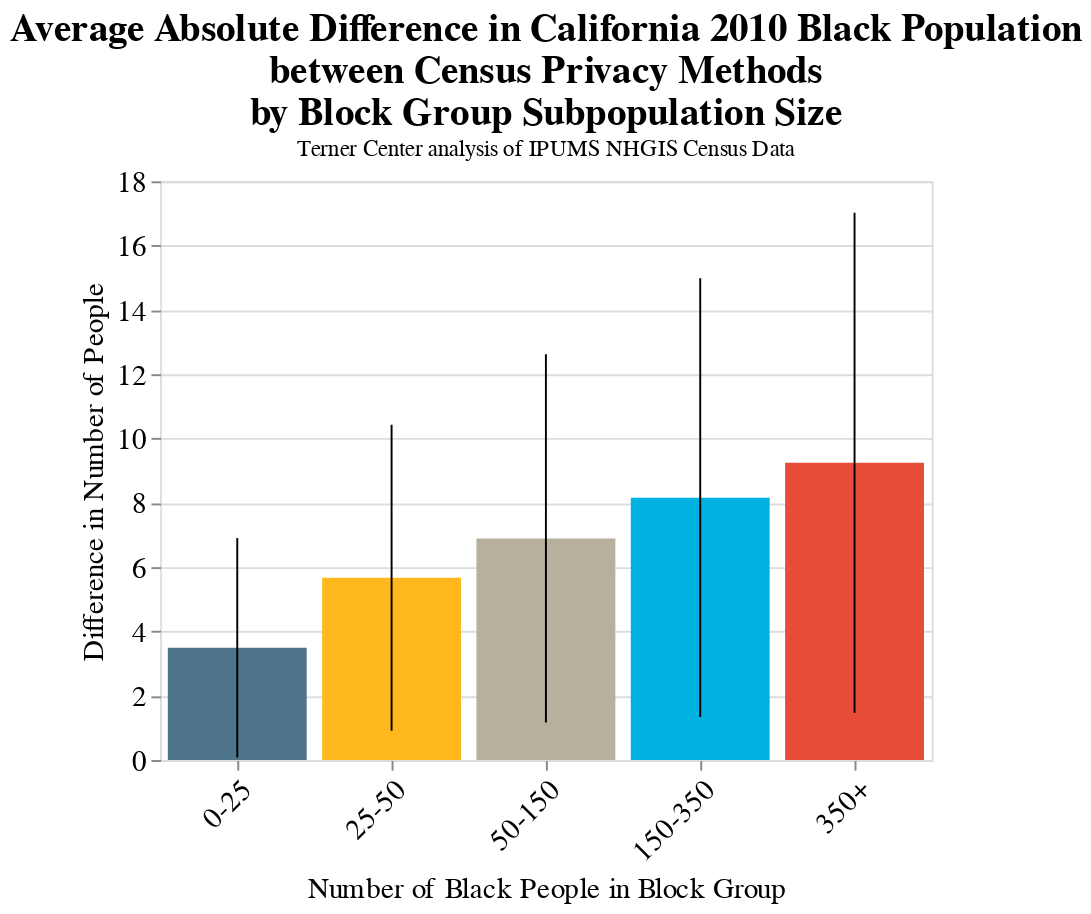

Source (notebook cell):
### Code cell
#figure 3


bars = alt.Chart(black_percent_change).mark_bar().encode(
    alt.X('Population Bins:O',title="Number of Black People in Block Group", sort=['0-25', '25-50', '50-150', "150-250","250+"],axis=alt.Axis( labelAngle=-45)),
    alt.Y('total_difference_absolute_value mean',title="Difference in Number of People"),color=alt.Color('Population Bins:O',title="",legend=None,scale=alt.Scale(domain=['0-25', 
    '25-50', '50-150', "150-350","350+"],range=["#4E748B","#FFB81D","#B7B09D","#00B3E3","#E74C39"])))


error_bars = alt.Chart(black_percent_change).mark_rule(color="#000000").encode(
    alt.X('Population Bins:O',title="Number of Black People in Block Group", sort=['0-25', '25-50', '50-150', "150-250","250+"]),
    y='lower_bound_total_value',
    y2='upper_bound_total_value')

layer = alt.layer(bars,error_bars).properties(
    title={
      "text": ["Average Absolute Difference in California 2010 Black Population",
               "between Census Privacy Methods"," by Block Group Subpopulation Size"],
    "subtitle":["Terner Center analysis of IPUMS NHGIS Census Data"]}).configure_title(fontSize=20,anchor="middle",font="Georgia").configure_legend(direction="vertical",labelLimit= 0,titleLimit=0,titleFontSize=18,
labelFontSize=20,labelFont="Georgia",titleFont="Georgia",orient="bottom").configure_axis(domain=False,labelFont='Georgia',titleFont='Georgia',titleFontWeight="normal",labelFontSize=15,titleFontSize=15).properties(
    width=400)
    
layer

### Figure 1 — Vega-Lite specification as saved in the notebook (floating-point values rounded to 4 significant figures)
{"config": {"view": {"continuousWidth": 400, "continuousHeight": 300}, "axis": {"domain": false, "labelFont": "Georgia", "labelFontSize": 15, "titleFont": "Georgia", "titleFontSize": 15, "titleFontWeight": "normal"}, "legend": {"direction": "vertical", "labelFont": "Georgia", "labelFontSize": 20, "labelLimit": 0, "orient": "bottom", "titleFont": "Georgia", "titleFontSize": 18, "titleLimit": 0}, "title": {"anchor": "middle", "font": "Georgia", "fontSize": 20}}, "layer": [{"mark": "bar", "encoding": {"color": {"type": "ordinal", "field": "Population Bins", "legend": null, "scale": {"domain": ["0-25", "25-50", "50-150", "150-350", "350+"], "range": ["#4E748B", "#FFB81D", "#B7B09D", "#00B3E3", "#E74C39"]}, "title": ""}, "x": {"type": "ordinal", "axis": {"labelAngle": -45}, "field": "Population Bins", "sort": ["0-25", "25-50", "50-150", "150-250", "250+"], "title": "Number of Black People in Block Group"}, "y": {"type": "quantitative", "field": "total_difference_absolute_value mean", "title": "Difference in Number of People"}}}, {"mark": {"type": "rule", "color": "#000000"}, "encoding": {"x": {"type": "ordinal", "field": "Population Bins", "sort": ["0-25", "25-50", "50-150", "150-250", "250+"], "title": "Number of Black People in Block Group"}, "y": {"type": "quantitative", "field": "lower_bound_total_value"}, "y2": {"field": "upper_bound_total_value"}}}], "data": {"name": "data-48d1f11c62c3168de4dedca45a344eca"}, "title": {"text": ["Average Absolute Difference in California 2010 Black Population", "between Census Privacy Methods", " by Block Group Subpopulation Size"], "subtitle": ["Terner Center analysis of IPUMS NHGIS Census Data"]}, "width": 400, "$schema": "https://vega.github.io/schema/vega-lite/v4.8.1.json", "datasets": {"data-48d1f11c62c3168de4dedca45a344eca": [{"Population Bins": "0-25", "state mean": 28.8, "state std": 15.81, "dp_value mean": 10.42, "dp_value std": 8.167, "sf_value mean": 9.997, "sf_value std": 6.98, "pct_change mean": 19.46, "pct_change std": 105.3, "pct_change_absolute_value mean": 56.97, "pct_change_absolute_value std": 90.65, "total_difference mean": 0.4244, "total_difference std": 4.864, "total_difference_absolute_value mean": 3.491, "total_difference_absolute_value std": 3.413, "lower_bound_pct_change": -33.68, "upper_bound_pct_change": 147.6, "lower_bound_total_value": 0.07808, "upper_bound_total_value": 6.904, "race": "Black"}, {"Population Bins": "25-50", "state mean": 27.28, "state std": 16.5, "dp_value mean": 36.33, "dp_value std": 10.29, "sf_value mean": 36.64, "sf_value std": 7.194, "pct_change mean": -0.8413, "pct_change std": 20.93, "pct_change_absolute_value mean": 15.91, "pct_change_absolute_value std": 13.63, "total_difference mean": -0.3065, "total_difference std": 7.397, "total_difference_absolute_value mean": 5.67, "total_difference_absolute_value std": 4.76, "lower_bound_pct_change": 2.283, "upper_bound_pct_change": 29.54, "lower_bound_total_value": 0.9092, "upper_bound_total_value": 10.43, "race": "Black"}, {"Population Bins": "50-150", "state mean": 28.45, "state std": 17.39, "dp_value mean": 89.73, "dp_value std": 29.59, "sf_value mean": 90.36, "sf_value std": 28.34, "pct_change mean": -0.7186, "pct_change std": 11.0, "pct_change_absolute_value mean": 8.246, "pct_change_absolute_value std": 7.317, "total_difference mean": -0.6354, "total_difference std": 8.94, "total_difference_absolute_value mean": 6.892, "total_difference_absolute_value std": 5.729, "lower_bound_pct_change": 0.9295, "upper_bound_pct_change": 15.56, "lower_bound_total_value": 1.164, "upper_bound_total_value": 12.62, "race": "Black"}, {"Population Bins": "150-350", "state mean": 29.29, "state std": 17.43, "dp_value mean": 232.8, "dp_value std": 58.0, "sf_value mean": 233.6, "sf_value std": 56.94, "pct_change mean": -0.387, "pct_change std": 4.87, "pct_change_absolute_value mean": 3.673, "pct_change_absolute_value std": 3.221, "total_difference mean": -0.8359, "total_difference std": 10.6, "total_difference_absolute_value mean": 8.158, "total_difference_absolute_value std": 6.824, "lower_bound_pct_change": 0.4528, "upper_bound_pct_change": 6.894, "lower_bound_total_value": 1.335, "upper_bound_total_value": 14.98, "race": "Black"}, {"Population Bins": "350+", "state mean": 28.29, "state std": 15.31, "dp_value mean": 772.7, "dp_value std": 410.9, "sf_value mean": 772.3, "sf_value std": 409.9, "pct_change mean": 0.01314, "pct_change std": 2.022, "pct_change_absolute_value mean": 1.454, "pct_change_absolute_value std": 1.405, "total_difference mean": 0.3913, "total_difference std": 12.08, "total_difference_absolute_value mean": 9.247, "total_difference_absolute_value std": 7.777, "lower_bound_pct_change": 0.04907, "upper_bound_pct_change": 2.86, "lower_bound_total_value": 1.471, "upper_bound_total_value": 17.02, "race": "Black"}]}}
